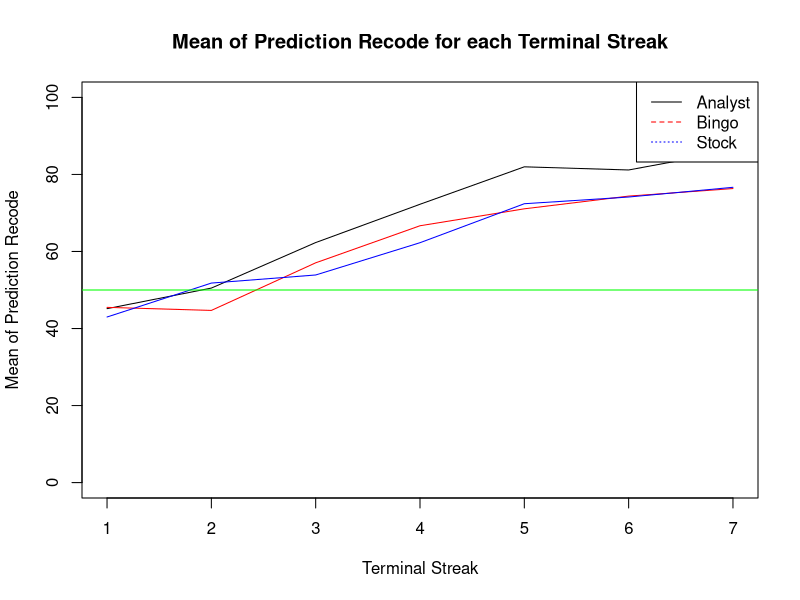

Here is the R script that generated this plot:
## ---- chunk 1
library(readxl)
data <- read_excel("../Data/PredictingOutcomes_ParticipantPredictions.xlsx", sheet = "Study 3A")

# divide the data based on the generator
data1 <- data[data$generator == "analyst",]
data2 <- data[data$generator == "bingo",]
data3 <- data[data$generator == "stock",]
## ---- chunk 2
nrow(data1)
nrow(data2)
nrow(data3)
## ---- chunk 3
length(data1$prediction_recode)
length(data1$terminal_streak)
## ---- chunk 4
mean1 <- aggregate(data1$prediction_recode, by = list(data1$terminal_streak_length), FUN = mean)
## ---- chunk 5
mean2 <- aggregate(data2$prediction_recode, by = list(data2$terminal_streak_length), FUN = mean)
mean3 <- aggregate(data3$prediction_recode, by = list(data3$terminal_streak_length), FUN = mean)
## ---- chunk 6
plot(mean1$Group.1,mean1$x, type = "l",ylim=c(0,100), xlab = "Terminal Streak", ylab = "Mean of Prediction Recode", main = "Mean of Prediction Recode for each Terminal Streak")
lines(mean2$Group.1,mean2$x, col = "red")
lines(mean3$Group.1,mean3$x,  col = "blue")
abline(h = 50, col = "green")
legend("topright", legend = c("Analyst", "Bingo", "Stock"), col = c("black", "red", "blue"), lty = 1:3)
